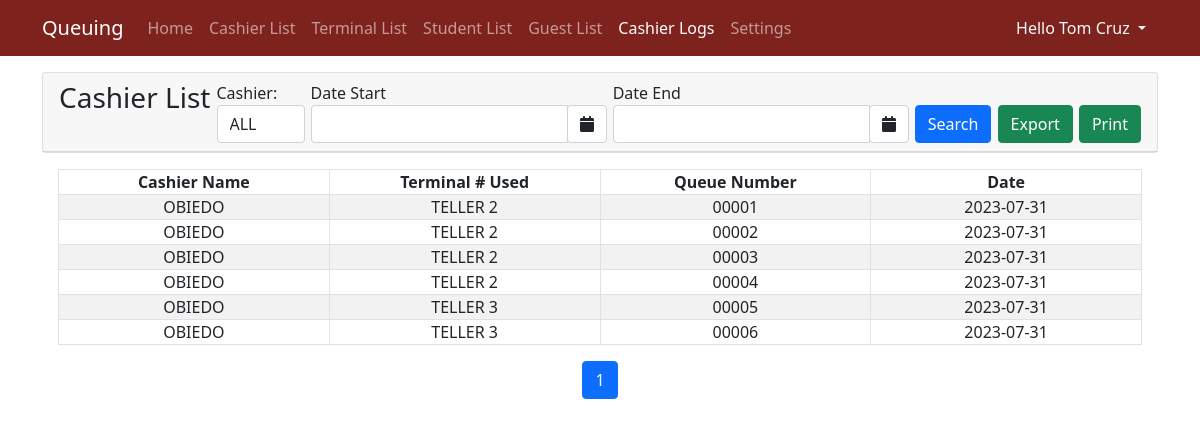
The page /administrator/?page=cashiers_logs (signed in) on the database as committed earlier.
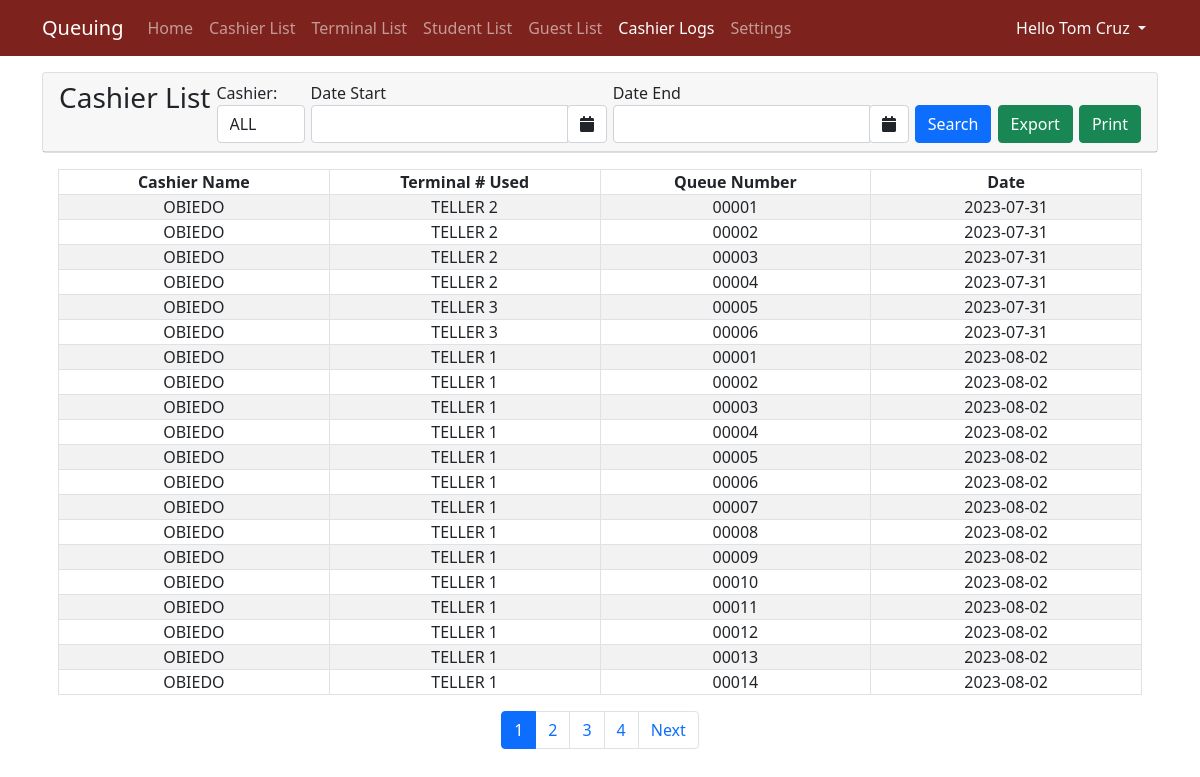
The same page on the database as committed later.
### tables this page shows
CREATE TABLE "queue_list" (
	"queue_id"	INTEGER NOT NULL,
	"queue"	TEXT NOT NULL,
	"customer_name"	Text NOT NULL,
	"status"	INTEGER NOT NULL DEFAULT 2,
	"date_created"	TIMESTAMP DEFAULT CURRENT_TIMESTAMP,
	"cashier_id"	INTEGER,
	"teller_id"	INTEGER,
	"student_id"	TEXT,
	"guest_id"	INTEGER,
	FOREIGN KEY("cashier_id") REFERENCES "cashier_list"("cashier_id"),
	FOREIGN KEY("teller_id") REFERENCES "teller_list"("teller_id"),
	FOREIGN KEY("guest_id") REFERENCES "guest_list"("guest_id"),
	FOREIGN KEY("student_id") REFERENCES "student_list"("student_id"),
	PRIMARY KEY("queue_id" AUTOINCREMENT)
);

CREATE TABLE "cashier_list" (
	"cashier_id"	INTEGER NOT NULL,
	"lastname"	TEXT NOT NULL,
	"firstname"	TEXT NOT NULL,
	"MI"	TEXT,
	"log_status"	INTEGER NOT NULL DEFAULT 2,
	"status"	INTEGER NOT NULL DEFAULT 1,
	"username"	TEXT NOT NULL UNIQUE,
	"password"	TEXT NOT NULL,
	"email_address"	TEXT NOT NULL,
	PRIMARY KEY("cashier_id" AUTOINCREMENT)
);

CREATE TABLE "teller_list" (
	"teller_id"	INTEGER NOT NULL,
	"teller_name"	TEXT,
	"status"	INTEGER NOT NULL DEFAULT 2,
	"log_status"	INTEGER NOT NULL DEFAULT 2,
	PRIMARY KEY("teller_id" AUTOINCREMENT)
);

### administrator/cashiers_logs.php (the view, shortened to what this page needs)
<div class="card">
   <div class="card-header d-flex justify-content-between">
            <h3 class="card-title">Cashier List</h3>
              <div>
				<label for="price" class="control-label col-m-3 col-sm-offset-1" >Cashier: </label>
					<div class="col-m-2" id="fetch">
						<select name="cashier_selected" class="form-control" id="cashier_selected">
							<option value="0" >ALL</option>
						</select>
					</div>
          </div>
            <div>
                <label for="date" class="control-label col-m-3 col-sm-offset-1">Date Start</label>
                <div class="col-m-2">
                    <div class="input-group date" id="datepicker1">
                        <input type="text" class="form-control">
                        <span class="input-group-append">
                            <span class="input-group-text bg-white d-block">
                                <i class="fa fa-calendar"></i>
                            </span>
                        </span>
                    </div>
                </div>
            </div>
            <div>
                <label for="date" class="control-label col-m-3 col-sm-offset-1">Date End</label>
                <div class="col-m-2">
                    <div class="input-group date" id="datepicker2">
                        <input type="text" class="form-control">
                        <span class="input-group-append">
                            <span class="input-group-text bg-white d-block">
                                <i class="fa fa-calendar"></i>
                            </span>
                        </span>
                    </div>
                </div>
            </div>
            <div>
            <div class="float-right">
            <button type="button" class="btn btn-primary" onclick="searchCashier()">Search</button>
            </div>
            </div>
            <div class="card-tools align-middle">
            <div class="col-md-12 head">
            <div>
        <div class="float-right">
        <a href="export_data_cashier_logs.php" class="btn btn-success"><i class="dwn"></i> Export</a>
        </div>
        </div>
    </div>
    </div>
    <div class="card-tools align-middle">
            <div class="col-md-12 head">
            <div>
        <div class="float-right">
        <a href="print.php" target="_blank" class="btn btn-success pull-right"><span class="glyphicon glyphicon-print"></span> Print</a>
        </div>
        </div>
    </div>
    </div>
     </div>
</div>
    <div class="card-body">
                <?php
            $sql = "SELECT COUNT(*) FROM `queue_list` ql JOIN `cashier_list` c ON ql.cashier_id = c.cashier_id JOIN `teller_list` t ON ql.teller_id = t.teller_id";
            $total_results = $conn->querySingle($sql);
            $limit = 20;
            $total_pages = ceil($total_results / $limit);
            $page = isset($_GET['page_num']) ? $_GET['page_num'] : 1;
            $start = ($page - 1) * $limit;
            $sql = "SELECT ql.*, c.*, t.* FROM `queue_list` ql JOIN `cashier_list` c ON ql.cashier_id = c.cashier_id JOIN `teller_list` t ON ql.teller_id = t.teller_id ORDER BY ql.date_created ASC LIMIT $start, $limit";
            $qry = $conn->query($sql);
            $next_page = $page + 1;
            ?>
        <table class="table table-hover table-striped table-bordered">
            <colgroup>
                <col width="25%">
                <col width="25%">
                <col width="25%">
                <col width="50%">
            </colgroup>
            <thead>
                <tr>
                    <th class="text-center p-0">Cashier Name</th>
                    <th class="text-center p-0">Terminal # Used</th>
                    <th class="text-center p-0">Queue Number</th>
                    <th class="text-center p-0">Date</th>
                </tr>
            </thead>
            <tbody>
            <?php
                    while($row = $qry->fetchArray()):
                ?>
                <tr>
                    <td class="text-center py-0 px-1"><?php echo $row['lastname'] ?></td>
                    <td class="text-center py-0 px-1"><?php echo $row['teller_name'] ?></td>
                    <td class="text-center py-0 px-1"><?php echo $row['queue'] ?></td>
                    <td class="text-center py-0 px-1"><?php echo date('Y-m-d', strtotime($row['date_created'])); ?></td>
                </tr>
                <?php
                 endwhile;
                  ?>
            </tbody>
        </table>
                <nav>
            <ul class="pagination justify-content-center">
                <?php for($i = 1; $i <= $total_pages; $i++): ?>
                <li class="page-item <?php if($page == $i) echo 'active'; ?>"><a class="page-link" href="?page=cashiers_logs&page_num=<?php echo $i ?>"><?php echo $i ?></a></li>
                <?php endfor; ?>
                <?php if($page < $total_pages): ?>
                <li class="page-item"><a class="page-link" href="?page=cashiers_logs&page_num=<?php echo $next_page ?>">Next</a></li>
                <?php endif; ?>
            </ul>
        </nav>
    </div>
</div>

Rows that differ between the two databases and show on the page:
added queue_list: cashier.lastname "OBIEDO", teller.teller_name "TELLER 1", queue "00001", date_created "2023-08-02"
added queue_list: cashier.lastname "OBIEDO", teller.teller_name "TELLER 1", queue "00002", date_created "2023-08-02"
added queue_list: cashier.lastname "OBIEDO", teller.teller_name "TELLER 1", queue "00003", date_created "2023-08-02"
added queue_list: cashier.lastname "OBIEDO", teller.teller_name "TELLER 1", queue "00004", date_created "2023-08-02"
added queue_list: cashier.lastname "OBIEDO", teller.teller_name "TELLER 1", queue "00005", date_created "2023-08-02"
added queue_list: cashier.lastname "OBIEDO", teller.teller_name "TELLER 1", queue "00006", date_created "2023-08-02"
added queue_list: cashier.lastname "OBIEDO", teller.teller_name "TELLER 1", queue "00007", date_created "2023-08-02"
added queue_list: cashier.lastname "OBIEDO", teller.teller_name "TELLER 1", queue "00008", date_created "2023-08-02"
added queue_list: cashier.lastname "OBIEDO", teller.teller_name "TELLER 1", queue "00009", date_created "2023-08-02"
added queue_list: cashier.lastname "OBIEDO", teller.teller_name "TELLER 1", queue "00010", date_created "2023-08-02"
added queue_list: cashier.lastname "OBIEDO", teller.teller_name "TELLER 1", queue "00011", date_created "2023-08-02"
added queue_list: cashier.lastname "OBIEDO", teller.teller_name "TELLER 1", queue "00012", date_created "2023-08-02"
added queue_list: cashier.lastname "OBIEDO", teller.teller_name "TELLER 1", queue "00013", date_created "2023-08-02"
added queue_list: cashier.lastname "OBIEDO", teller.teller_name "TELLER 1", queue "00014", date_created "2023-08-02"
Other text that changed with them:
new list line: "2"
new list line: "3"
new list line: "4"
text now shown: "Next"
